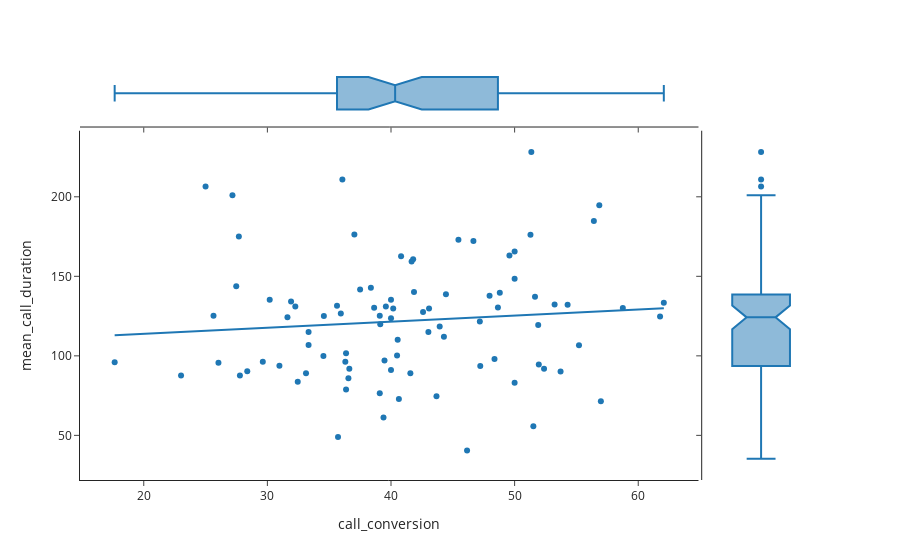

The code cell stored with this chart in its notebook:
### Markdown cell above
### Количество звонков предсказуемо не сильно влияют на конверсию

### Code cell
fig = px.scatter(df_analyze, x="call_conversion", y="mean_call_duration", marginal_y="box",
           marginal_x="box", trendline="ols", template="simple_white")
fig.show()
